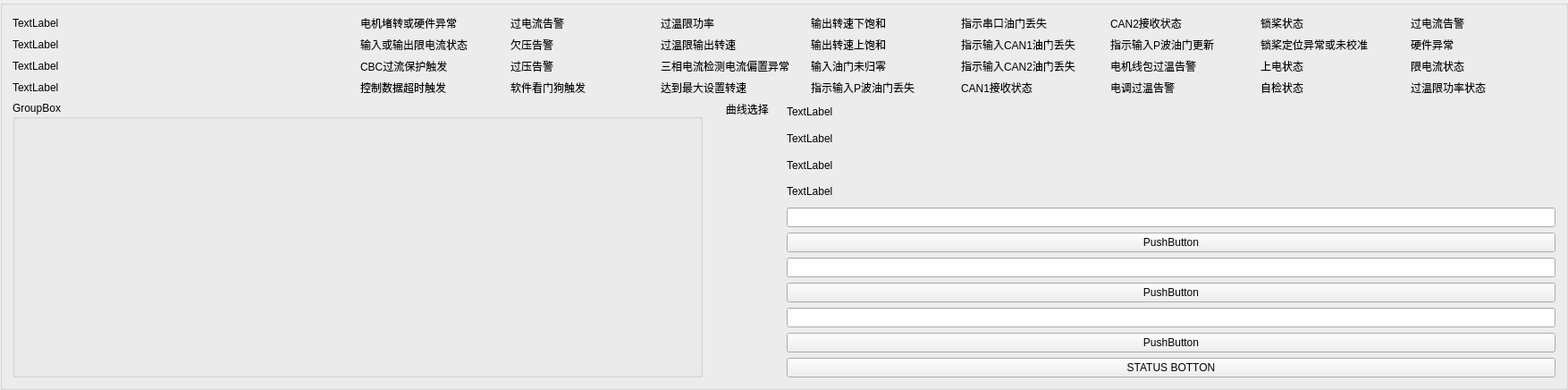
<?xml version="1.0" encoding="UTF-8"?>
<ui version="4.0">
 <class>motor</class>
 <widget class="QGroupBox" name="motor">
  <property name="geometry">
   <rect>
    <x>0</x>
    <y>0</y>
    <width>1001</width>
    <height>436</height>
   </rect>
  </property>
  <property name="windowTitle">
   <string>GroupBox</string>
  </property>
  <layout class="QGridLayout" name="gridLayout_2">
   <item row="0" column="0">
    <layout class="QVBoxLayout" name="verticalLayout_4">
     <item>
      <widget class="QLabel" name="label_38">
       <property name="text">
        <string>TextLabel</string>
       </property>
      </widget>
     </item>
     <item>
      <widget class="QLabel" name="label_39">
       <property name="text">
        <string>TextLabel</string>
       </property>
      </widget>
     </item>
     <item>
      <widget class="QLabel" name="label_41">
       <property name="text">
        <string>TextLabel</string>
       </property>
      </widget>
     </item>
     <item>
      <widget class="QLabel" name="label_40">
       <property name="text">
        <string>TextLabel</string>
       </property>
      </widget>
     </item>
    </layout>
   </item>
   <item row="0" column="1" colspan="3">
    <layout class="QGridLayout" name="gridLayout">
     <item row="1" column="1">
      <widget class="QLabel" name="label_6">
       <property name="text">
        <string>过电流告警</string>
       </property>
      </widget>
     </item>
     <item row="3" column="0">
      <widget class="QLabel" name="label_2">
       <property name="text">
        <string>CBC过流保护触发</string>
       </property>
      </widget>
     </item>
     <item row="3" column="4">
      <widget class="QLabel" name="label_19">
       <property name="text">
        <string>指示输入CAN2油门丢失</string>
       </property>
      </widget>
     </item>
     <item row="4" column="0">
      <widget class="QLabel" name="label_3">
       <property name="text">
        <string>控制数据超时触发</string>
       </property>
      </widget>
     </item>
     <item row="1" column="4">
      <widget class="QLabel" name="label_20">
       <property name="text">
        <string>指示串口油门丢失</string>
       </property>
      </widget>
     </item>
     <item row="1" column="5">
      <widget class="QLabel" name="label_24">
       <property name="text">
        <string>CAN2接收状态</string>
       </property>
      </widget>
     </item>
     <item row="4" column="6">
      <widget class="QLabel" name="label_26">
       <property name="text">
        <string>自检状态</string>
       </property>
      </widget>
     </item>
     <item row="4" column="7">
      <widget class="QLabel" name="label_30">
       <property name="text">
        <string>过温限功率状态</string>
       </property>
      </widget>
     </item>
     <item row="4" column="4">
      <widget class="QLabel" name="label_18">
       <property name="text">
        <string>CAN1接收状态</string>
       </property>
      </widget>
     </item>
     <item row="1" column="7">
      <widget class="QLabel" name="label_32">
       <property name="text">
        <string>过电流告警</string>
       </property>
      </widget>
     </item>
     <item row="4" column="3">
      <widget class="QLabel" name="label_14">
       <property name="text">
        <string>指示输入P波油门丢失</string>
       </property>
      </widget>
     </item>
     <item row="3" column="6">
      <widget class="QLabel" name="label_27">
       <property name="text">
        <string>上电状态</string>
       </property>
      </widget>
     </item>
     <item row="4" column="1">
      <widget class="QLabel" name="label_5">
       <property name="text">
        <string>软件看门狗触发</string>
       </property>
      </widget>
     </item>
     <item row="3" column="3">
      <widget class="QLabel" name="label_15">
       <property name="text">
        <string>输入油门未归零</string>
       </property>
      </widget>
     </item>
     <item row="4" column="5">
      <widget class="QLabel" name="label_22">
       <property name="text">
        <string>电调过温告警</string>
       </property>
      </widget>
     </item>
     <item row="3" column="7">
      <widget class="QLabel" name="label_31">
       <property name="text">
        <string>限电流状态</string>
       </property>
      </widget>
     </item>
     <item row="3" column="5">
      <widget class="QLabel" name="label_23">
       <property name="text">
        <string>电机线包过温告警  </string>
       </property>
      </widget>
     </item>
     <item row="1" column="3">
      <widget class="QLabel" name="label_16">
       <property name="text">
        <string>输出转速下饱和</string>
       </property>
      </widget>
     </item>
     <item row="4" column="2">
      <widget class="QLabel" name="label_8">
       <property name="text">
        <string>达到最大设置转速</string>
       </property>
      </widget>
     </item>
     <item row="1" column="2">
      <widget class="QLabel" name="label_10">
       <property name="text">
        <string>过温限功率</string>
       </property>
      </widget>
     </item>
     <item row="1" column="6">
      <widget class="QLabel" name="label_28">
       <property name="text">
        <string>锁桨状态</string>
       </property>
      </widget>
     </item>
     <item row="3" column="2">
      <widget class="QLabel" name="label_9">
       <property name="text">
        <string>三相电流检测电流偏置异常</string>
       </property>
      </widget>
     </item>
     <item row="2" column="0">
      <widget class="QLabel" name="label_4">
       <property name="text">
        <string>输入或输出限电流状态</string>
       </property>
      </widget>
     </item>
     <item row="2" column="1">
      <widget class="QLabel" name="label_7">
       <property name="text">
        <string>欠压告警</string>
       </property>
      </widget>
     </item>
     <item row="3" column="1">
      <widget class="QLabel" name="label_13">
       <property name="text">
        <string>过压告警</string>
       </property>
      </widget>
     </item>
     <item row="1" column="0">
      <widget class="QLabel" name="label_12">
       <property name="text">
        <string>电机堵转或硬件异常</string>
       </property>
      </widget>
     </item>
     <item row="2" column="2">
      <widget class="QLabel" name="label_11">
       <property name="text">
        <string>过温限输出转速</string>
       </property>
      </widget>
     </item>
     <item row="2" column="3">
      <widget class="QLabel" name="label_17">
       <property name="text">
        <string>输出转速上饱和</string>
       </property>
      </widget>
     </item>
     <item row="2" column="4">
      <widget class="QLabel" name="label_21">
       <property name="text">
        <string>指示输入CAN1油门丢失</string>
       </property>
      </widget>
     </item>
     <item row="2" column="5">
      <widget class="QLabel" name="label_25">
       <property name="text">
        <string>指示输入P波油门更新</string>
       </property>
      </widget>
     </item>
     <item row="2" column="6">
      <widget class="QLabel" name="label_29">
       <property name="text">
        <string>锁桨定位异常或未校准</string>
       </property>
      </widget>
     </item>
     <item row="2" column="7">
      <widget class="QLabel" name="label_33">
       <property name="text">
        <string>硬件异常</string>
       </property>
      </widget>
     </item>
    </layout>
   </item>
   <item row="1" column="0" colspan="2">
    <widget class="QGroupBox" name="groupBox">
     <property name="minimumSize">
      <size>
       <width>772</width>
       <height>261</height>
      </size>
     </property>
     <property name="title">
      <string>GroupBox</string>
     </property>
     <layout class="QGridLayout" name="gridLayout_3">
      <item row="0" column="0">
       <widget class="QCustomPlot" name="Motorqcustomplot" native="true">
        <property name="minimumSize">
         <size>
          <width>0</width>
          <height>0</height>
         </size>
        </property>
       </widget>
      </item>
     </layout>
    </widget>
   </item>
   <item row="1" column="2">
    <layout class="QVBoxLayout" name="verticalLayout">
     <item>
      <widget class="QLabel" name="label">
       <property name="text">
        <string>      曲线选择    </string>
       </property>
      </widget>
     </item>
     <item>
      <spacer name="verticalSpacer">
       <property name="orientation">
        <enum>Qt::Vertical</enum>
       </property>
       <property name="sizeHint" stdset="0">
        <size>
         <width>20</width>
         <height>40</height>
        </size>
       </property>
      </spacer>
     </item>
    </layout>
   </item>
   <item row="1" column="3">
    <layout class="QVBoxLayout" name="verticalLayout_3">
     <item>
      <widget class="QLabel" name="label_34">
       <property name="text">
        <string>TextLabel</string>
       </property>
      </widget>
     </item>
     <item>
      <widget class="QLabel" name="label_35">
       <property name="text">
        <string>TextLabel</string>
       </property>
      </widget>
     </item>
     <item>
      <widget class="QLabel" name="label_36">
       <property name="text">
        <string>TextLabel</string>
       </property>
      </widget>
     </item>
     <item>
      <widget class="QLabel" name="label_37">
       <property name="text">
        <string>TextLabel</string>
       </property>
      </widget>
     </item>
     <item>
      <widget class="QLineEdit" name="lineEdit"/>
     </item>
     <item>
      <widget class="QPushButton" name="pushButton">
       <property name="text">
        <string>PushButton</string>
       </property>
      </widget>
     </item>
     <item>
      <widget class="QLineEdit" name="lineEdit_2"/>
     </item>
     <item>
      <widget class="QPushButton" name="pushButton_3">
       <property name="text">
        <string>PushButton</string>
       </property>
      </widget>
     </item>
     <item>
      <widget class="QLineEdit" name="lineEdit_3"/>
     </item>
     <item>
      <widget class="QPushButton" name="pushButton_2">
       <property name="text">
        <string>PushButton</string>
       </property>
      </widget>
     </item>
     <item>
      <widget class="QPushButton" name="statusbotton">
       <property name="text">
        <string>STATUS BOTTON</string>
       </property>
      </widget>
     </item>
    </layout>
   </item>
  </layout>
 </widget>
 <customwidgets>
  <customwidget>
   <class>QCustomPlot</class>
   <extends>QWidget</extends>
   <header location="global">./qcustomplot.h</header>
   <container>1</container>
  </customwidget>
 </customwidgets>
 <resources/>
 <connections/>
</ui>
